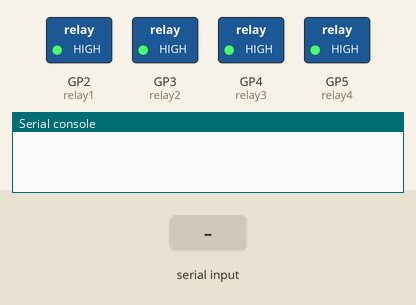
Recording of a program running on a simulated Raspberry Pi Pico running MicroPython. Parts: switched loads named in the program (green lamp = pin HIGH), the last lines printed to the serial console. The test bench sets the inputs (shaded band).

Above: at 1.2 s.
1.3 s: "A" received over the second serial link
At 2.4 s:
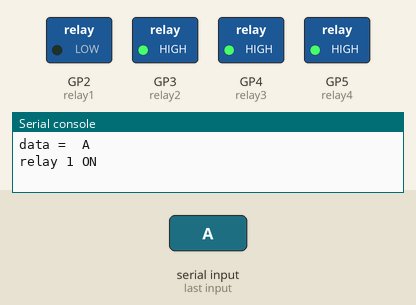
2.8 s: "B" received over the second serial link
At 3.6 s:
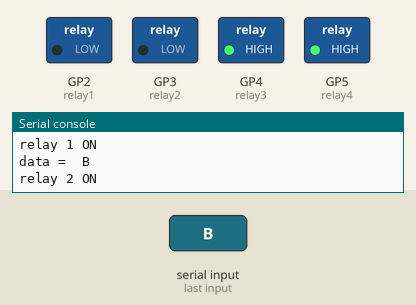
4.3 s: "W" received over the second serial link
At 4.7 s:
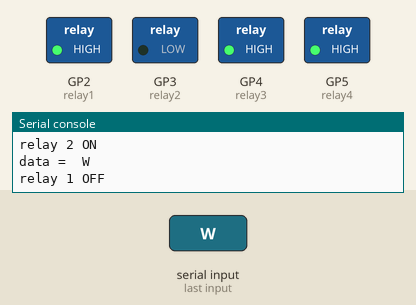
5.8 s: "C" received over the second serial link
At 7.0 s:
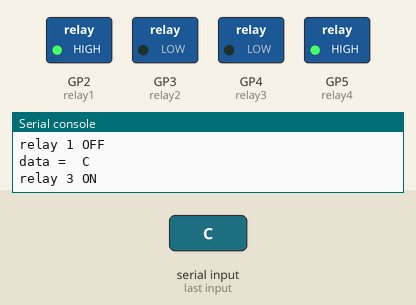
7.3 s: "X" received over the second serial link
At 8.2 s:
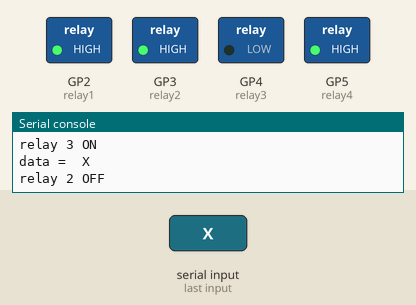
8.8 s: "D" received over the second serial link
At 9.3 s:
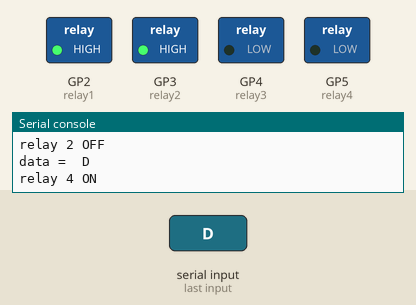
Timing chart, 0 to 11.3 s (numbered marks = the images above; inputs shaded):
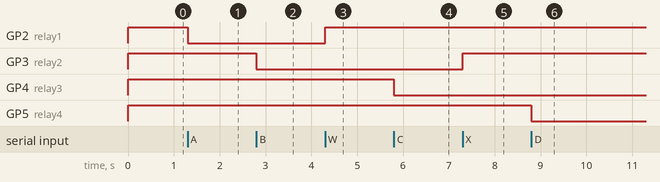

Measured:
- after the input at 1.3 s, GP2 (relay1): HIGH → LOW at once
- after the input at 2.8 s, GP3 (relay2): HIGH → LOW at once
- after the input at 4.3 s, GP2 (relay1): LOW → HIGH at once
- after the input at 5.8 s, GP4 (relay3): HIGH → LOW at once
- after the input at 7.3 s, GP3 (relay2): LOW → HIGH at once
- after the input at 8.8 s, GP5 (relay4): HIGH → LOW at once

The program:

code.py
```python
from machine import Pin,UART

import utime

uart = UART(0,baudrate = 9600,tx = Pin(0),rx = Pin(1))

relay1 = machine.Pin(2, machine.Pin.OUT)
relay2 = machine.Pin(3, machine.Pin.OUT)
relay3 = machine.Pin(4, machine.Pin.OUT)
relay4 = machine.Pin(5, machine.Pin.OUT)

relay1.value(1)
relay2.value(1)
relay3.value(1)
relay4.value(1)


while 1:
        data_read = uart.read()# 6 denotes number of data in bytes(you can change as you can w.r.t application)
        if data_read is not None:
            data = data_read.decode("utf-8")
            print("data = ",data)#bytes(n,'utf-8')
            if data == 'A':
                relay1.value(0)
                print('relay 1 ON')

            elif data == 'W':
                relay1.value(1)
                print('relay 1 OFF')

            elif data == 'B':
                relay2.value(0)
                print('relay 2 ON')

            elif data == 'X':
                relay2.value(1)
                print('relay 2 OFF')

            elif data == 'C':
                relay3.value(0)
                print('relay 3 ON')

            elif data == 'Y':
                relay3.value(1)
                print('relay 3 ON')

            elif data == 'D':
                relay4.value(0)
                print('relay 4 ON')

            elif data == 'Z':
                relay4.value(1)
                print('relay 4 ON')
                
```
